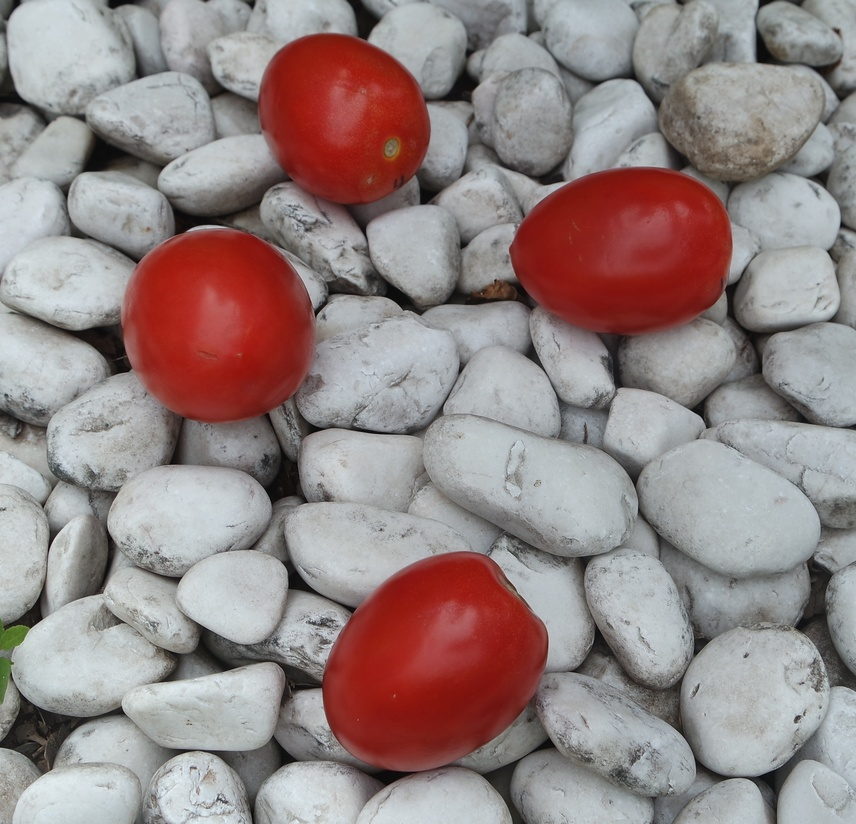
#> input picture Examen 2do Parcial/Jit1.JPG, 856 x 824 px, shrunk from 2833 x 2729 before the run
$ jupyter execute Examen_2_VA.ipynb
#> lines starting #> are read from the running program, lines starting #| are printed output that depends on the picture; after the words box and inside, x2 and y2 are one past the last pixel; in counts of white or black regions, pixels touching at a corner belong together
[cell 1]
import numpy as np
import matplotlib.pyplot as plt
from skimage.filters import threshold_otsu
import cv2

[cell 2]
def imprimir_imagen(img, titulo="", dims=(8, 8)):
    """Función que grafica y muestra una imagen con Pyplot de Matplotlib.
    :param img: (numpy array). Imagen que se desea graficar
    :param titulo: (string). Título de la gráfica
    :param dims: (tuple). Tamaño (figsize) del gráfico de Pyplot
    """
    plt.figure(figsize=dims)
    plt.title(titulo)
    plt.imshow(img)

Imagen a procesar

[cell 3]
sample_image = cv2.imread('Jit1.JPG')
#> sample_image is the input picture: shape (824, 856, 3); mean B, G, R 132.9, 133.5, 148.4
img = cv2.cvtColor(sample_image,cv2.COLOR_BGR2RGB)

"""plt.axis('off')
plt.imshow(img)"""
imprimir_imagen(img)

[cell 4]
img_hsv = cv2.cvtColor(img, cv2.COLOR_RGB2HSV)
#> img_hsv: shape (824, 856, 3); mean H, S, V 66.7, 44.3, 153

#Segmentacion por color

[cell 5]
# Elegimos el umbral de rojo en HSV
umbral_bajo1 = (170,100,100)
umbral_alto1 = (179,255,255)
# Elegimos el segundo umbral de rojo en HSV
umbral_bajo2 = (0,100,100)
umbral_alto2 = (10,255,255)
# hacemos la mask y filtramos en la original
mask1 = cv2.inRange(img_hsv, umbral_bajo1, umbral_alto1)
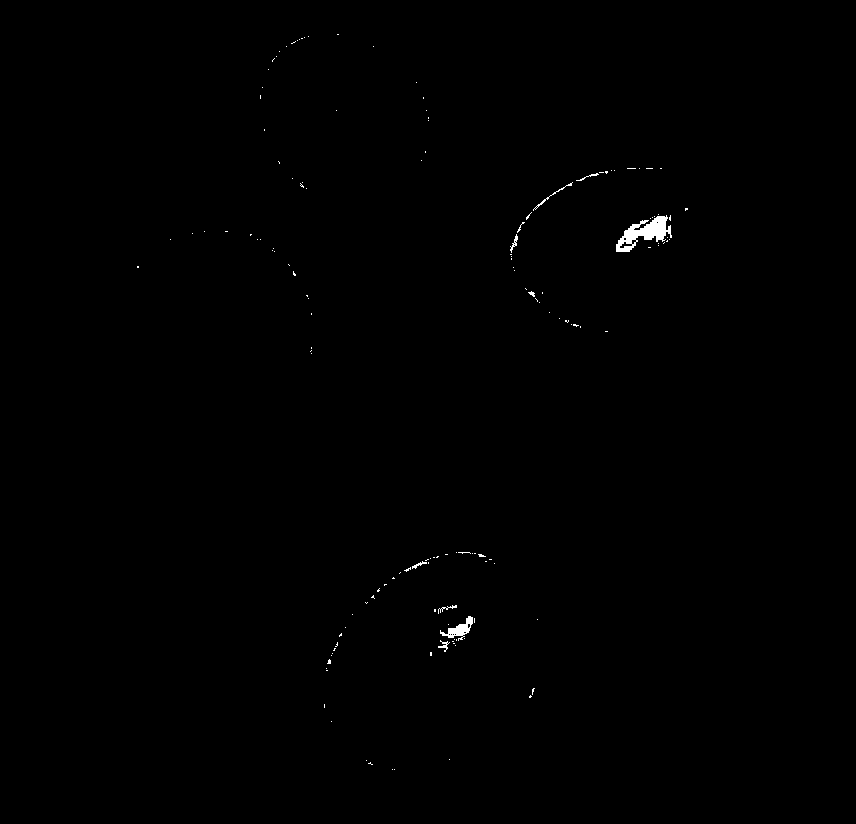
#> mask1: shape (824, 856); 0.28% white; 147 white regions (138 under 20 px), largest, box (x1, y1, x2, y2) and area: (616, 215, 672, 252) 910, (440, 616, 473, 641) 300, (533, 182, 573, 211) 74
mask2 = cv2.inRange(img_hsv, umbral_bajo2, umbral_alto2)
#> mask2: shape (824, 856); 16% white; 27 white regions (23 under 20 px), largest, box (x1, y1, x2, y2) and area: (324, 552, 547, 770) 34627, (122, 230, 313, 423) 28844, (511, 168, 732, 334) 27524, (258, 34, 430, 202) 21651
mask = mask1 + mask2
#> mask: shape (824, 856); 16.3% white; 18 white regions (14 under 20 px), largest, box (x1, y1, x2, y2) and area: (324, 552, 547, 770) 35273, (122, 230, 313, 423) 28884, (510, 168, 732, 334) 28759, (258, 34, 430, 202) 21706
res = cv2.bitwise_and(img, img, mask=mask)
# imprimimos los resultados

#plt.subplot(1, 2, 1)
#plt.imshow(mask, cmap='gray')
#plt.subplot(1, 2, 2)
imprimir_imagen(res)
#plt.show()

[cell 6]
img_blur = cv2.GaussianBlur(mask, (25,25), 0)
plt.figure(figsize=(8,8))
plt.imshow(img_blur, 'gray')

[cell 7]
edges = cv2.Canny(img_blur,50,150)
#> edges: shape (824, 856); 0.4% white in thin lines or dots, all inside (x1, y1, x2, y2) = (122, 33, 732, 770)
plt.figure(figsize=(8,8))
plt.imshow(edges, 'gray')

#Deteccion de Bordes

[cell 8]
kernel = np.ones((3,3), np.uint8)
dilatacion = cv2.dilate(edges, kernel, iterations = 5)
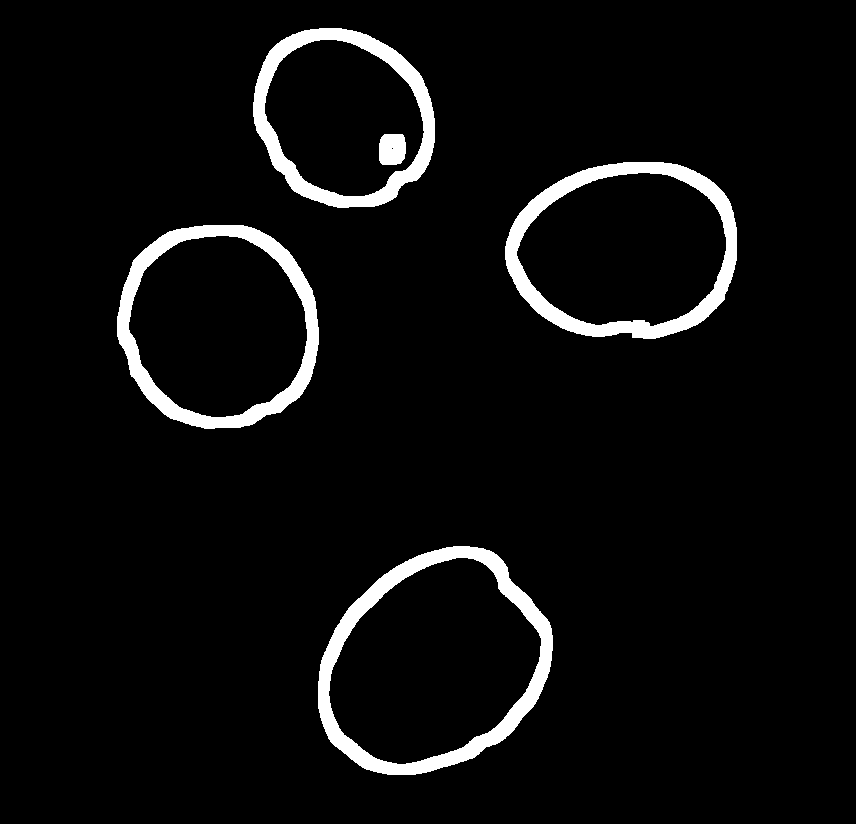
#> dilatacion: shape (824, 856); 4.9% white; 5 white regions
plt.figure(figsize=(8,8))
plt.imshow(dilatacion, 'gray')

# Encontrar Objetos

[cell 9]
contours,hierarchy = cv2.findContours(dilatacion,cv2.RETR_EXTERNAL, cv2.CHAIN_APPROX_SIMPLE)
#> contours = 4 contours; box (x1, y1, x2, y2) and area: (318, 546, 553, 775) 39832, (117, 225, 319, 429) 32833, (505, 162, 737, 339) 32822, (253, 28, 435, 208) 25497
for cnt in contours:
    x,y,w,h = cv2.boundingRect(cnt)
    masked_image = cv2.rectangle(img,(x,y),(x+w,y+h),(200,255,0),10)
#> this loop made 4 passes
#> (x, y, w, h) on passes 1 to 4: (318, 546, 235, 229), (117, 225, 202, 204), (505, 162, 232, 177), (253, 28, 182, 180)
#> pass 2, `masked_image = cv2.rectangle(img,(x,y),(x+w,y+h),(200,255,0),10)`:
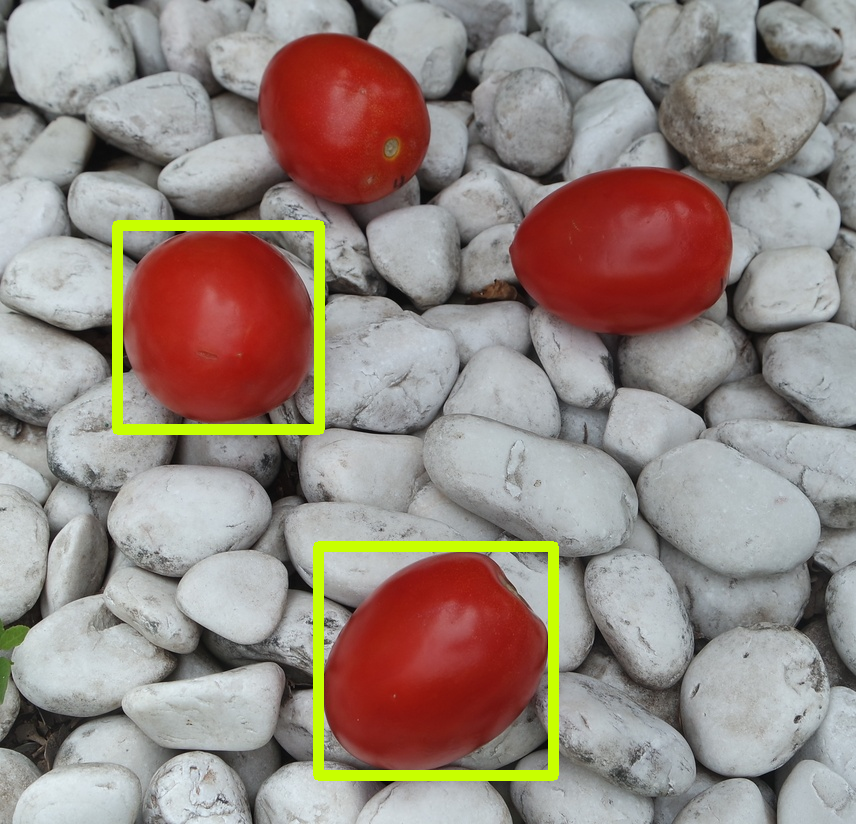
#> masked_image: shape (824, 856, 3); mean R, G, B 150.3, 136.9, 129.4
#> pass 3, `masked_image = cv2.rectangle(img,(x,y),(x+w,y+h),(200,255,0),10)`:
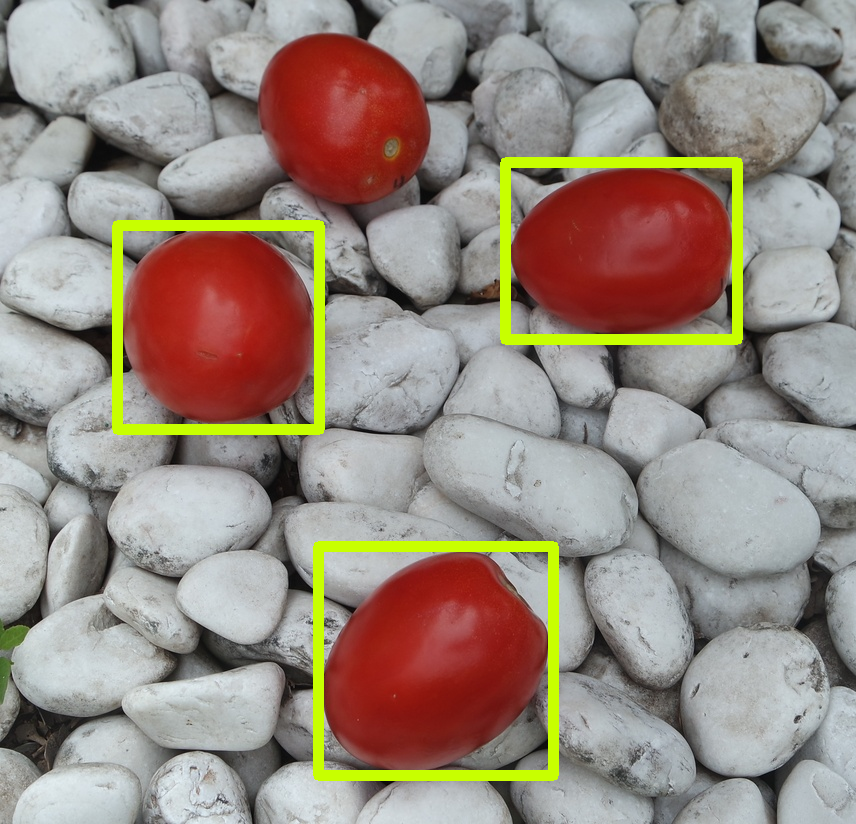
#> masked_image: shape (824, 856, 3); 1.27% of pixels changed, all inside (x1, y1, x2, y2) = (500, 157, 743, 345)
#> after the loop:
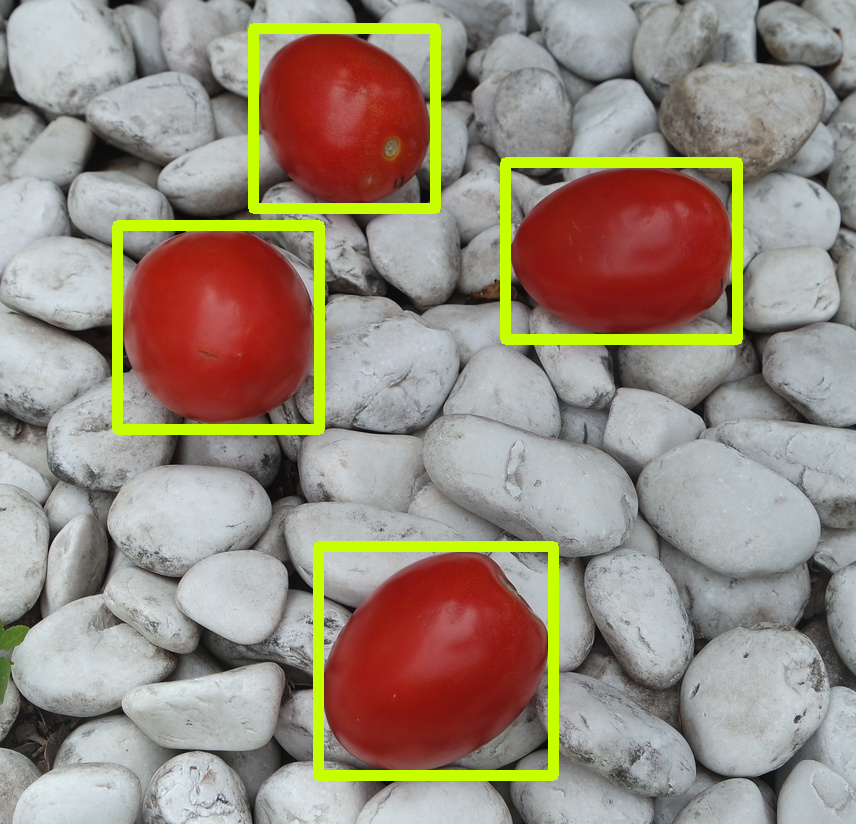
#> img: shape (824, 856, 3); mean R, G, B 152, 139.9, 126.3
plt.figure(figsize =(8,8))
plt.imshow(img)

[cell 10]
print("objetos {}".format(len(contours)))
#| objetos 4

[cell 11]
print ('hierarchy=',hierarchy)
#| hierarchy= [[[ 1 -1 -1 -1]
#|   [ 2  0 -1 -1]
#|   [ 3  1 -1 -1]
#|   [-1  2 -1 -1]]]

[cell 12]
cnt=contours[0]
#> cnt = contour of 294 points, box (x1, y1, x2, y2) (318, 546, 553, 775), area 39832
izquierdo_2 = tuple(cnt[cnt[:,:,0].argmin()][0])
#> izquierdo_2 = (318, 681)
derecho_2 = tuple(cnt[cnt[:,:,0].argmax()][0])
#> derecho_2 = (552, 650)
superior_2 = tuple(cnt[cnt[:,:,1].argmin()][0])
#> superior_2 = (453, 546)
inferior_2 = tuple(cnt[cnt[:,:,1].argmax()][0])
#> inferior_2 = (387, 774)

cnt=contours[1]
#> cnt = contour of 254 points, box (x1, y1, x2, y2) (117, 225, 319, 429), area 32833
izquierdo_3 = tuple(cnt[cnt[:,:,0].argmin()][0])
#> izquierdo_3 = (117, 316)
derecho_3 = tuple(cnt[cnt[:,:,0].argmax()][0])
#> derecho_3 = (318, 344)
superior_3 = tuple(cnt[cnt[:,:,1].argmin()][0])
#> superior_3 = (203, 225)
inferior_3 = tuple(cnt[cnt[:,:,1].argmax()][0])
#> inferior_3 = (204, 428)

cnt=contours[2]
#> cnt = contour of 267 points, box (x1, y1, x2, y2) (505, 162, 737, 339), area 32822
izquierdo_1 = tuple(cnt[cnt[:,:,0].argmin()][0])
#> izquierdo_1 = (505, 246)
derecho_1 = tuple(cnt[cnt[:,:,0].argmax()][0])
#> derecho_1 = (736, 260)
superior_1 = tuple(cnt[cnt[:,:,1].argmin()][0])
#> superior_1 = (623, 162)
inferior_1 = tuple(cnt[cnt[:,:,1].argmax()][0])
#> inferior_1 = (643, 338)

cnt=contours[3]
#> cnt = contour of 252 points, box (x1, y1, x2, y2) (253, 28, 435, 208), area 25497
izquierdo_4 = tuple(cnt[cnt[:,:,0].argmin()][0])
#> izquierdo_4 = (253, 102)
derecho_4 = tuple(cnt[cnt[:,:,0].argmax()][0])
#> derecho_4 = (434, 142)
superior_4 = tuple(cnt[cnt[:,:,1].argmin()][0])
#> superior_4 = (319, 28)
inferior_4 = tuple(cnt[cnt[:,:,1].argmax()][0])
#> inferior_4 = (337, 207)

[cell 13]
print("Punto Derecho",derecho_1)
#| Punto Derecho (736, 260)
print("Punto izquierdo",izquierdo_1)
#| Punto izquierdo (505, 246)

[cell 14]
print("Punto Derecho",derecho_2)
#| Punto Derecho (552, 650)

print("Punto izquierdo",izquierdo_2)
#| Punto izquierdo (318, 681)

[cell 15]
a=(superior_1[0],superior_1[1])
#> a = (623, 162)
b=(superior_2[0],superior_2[1])
#> b = (453, 546)
c=(superior_3[0],superior_3[1])
#> c = (203, 225)
d=(superior_4[0],superior_4[1])
#> d = (319, 28)

font = cv2.FONT_HERSHEY_SIMPLEX
cv2.putText(img,' B',a,font,5,(0,0,0),6,cv2.LINE_AA)
cv2.putText(img,' D',b,font,5,(0,0,0),6,cv2.LINE_AA)
cv2.putText(img,' C',c,font,5,(0,0,0),6,cv2.LINE_AA)
cv2.putText(img,' A',d,font,5,(0,0,0),6,cv2.LINE_AA)
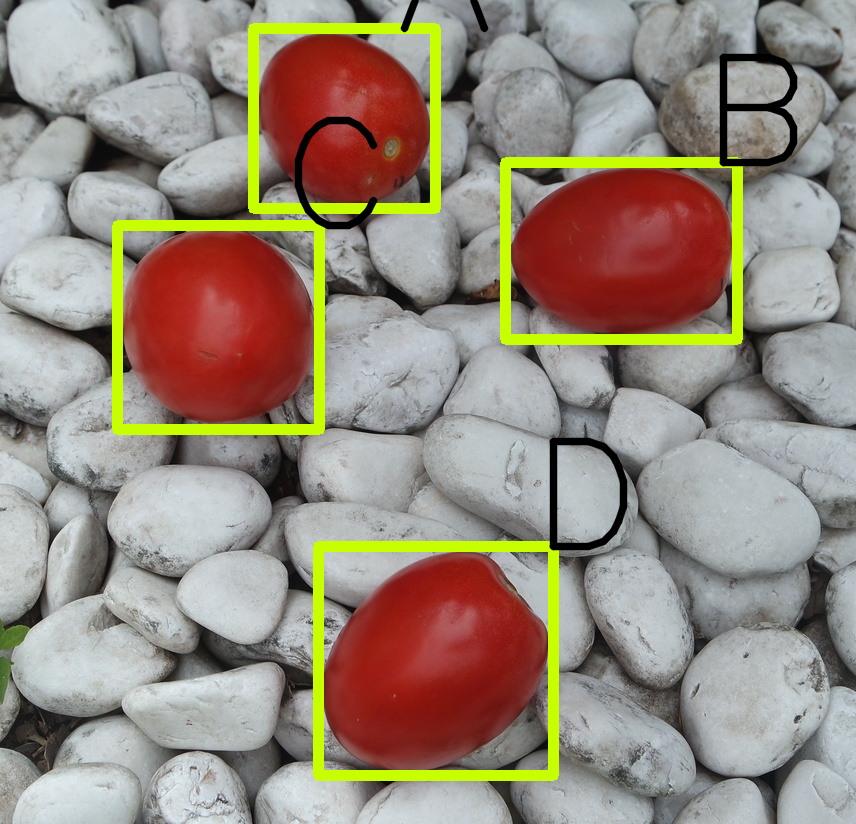
#> img: shape (824, 856, 3); mean R, G, B 150.4, 138.5, 125.1

imprimir_imagen(img)

[cell 16]
def distancia_euclideana(x1, x2):
    return np.sqrt(np.sum((x1 - x2)**2))

def dibujar_distancia(image, punto_inicio, punto_final):


  color = (0, 255, 0)

  # Line thickness of 9 px
  thickness = 9

  # Using cv2.line() method
  # Draw a diagonal green line with thickness of 9 px
  im = cv2.line(image, punto_inicio, punto_final, color, thickness)
  #distancia = distancia_euclideana(punto_inicio, punto_final)
  plt.figure(figsize=(8,8))
  plt.imshow(im)

[cell 17]
def producto_cruz1(N, M):
    product = np.cross(N,M)
    return product

def puntos_lineas(a, b, c, inicio =- 100, final = 100, saltos = 10):
  x = np.array(range(inicio, final)) / saltos
  if inicio > final:
    x = np.array(range(final, inicio)) / saltos

  y = (-c-a * x) / b

  return (list(x), list(y))


def producto_cruz(vector_1, vector_2):

    a_1, b_1, c_1 = vector_1
    a_2, b_2, c_2 = vector_2

    x = (b_1 * 1) - (b_2 * 1)
    y = -(a_1 * 1 - a_2 * 1)
    z = a_1 * b_2 - a_2 * b_1

    x = x / z
    y = y / z
    z = z / z

    return(x,y,z)


def recta_puntos(a_1, a_2, b_1, b_2):

  m1 = (a_1, b_1, 1)
  m2 = (a_2, b_2, 1)

  x, y, z = producto_cruz(m1, m2)
  if b_2 > b_1:
    x,y,z = producto_cruz(m2, m1)

  x_1, y_1 = puntos_lineas(x,y,1,a_1, a_2 + 1, 1)
  print(x_1, y_1)
  print('punto 1', a_1, b_1)
  print('punto 2', a_2, b_2)

  s = 30
  plt.title("Recta que conecta los puntos")
  plt.plot(x_1, y_1)
  plt.scatter(a_1, b_1, s, c = "red")
  plt.scatter(a_2, b_2, s, c = "red")
  plt.title

  return (x_1, y_1)

  pass

[cell 18]
a_1, b_1 = izquierdo_1
#> a_1 = 505; b_1 = 246
s_1, sb_1 = superior_1
#> s_1 = 623; sb_1 = 162
a_2, b_2 = derecho_1
#> a_2 = 736; b_2 = 260
c_1, d_1 = izquierdo_2
#> c_1 = 318; d_1 = 681
s_2, sb_2 = superior_2
#> s_2 = 453; sb_2 = 546
c_2, d_2 = derecho_2
#> c_2 = 552; d_2 = 650

[cell 19]
a,b = recta_puntos(c_1, c_2, d_1, d_2)
#> in recta_puntos, `m1 = (a_1, b_1, 1)`: m1 = (318, 681, 1)
#> in recta_puntos, `m2 = (a_2, b_2, 1)`: m2 = (552, 650, 1)
#> in producto_cruz, `a_1, b_1, c_1 = vector_1`: a_1 = 318; b_1 = 681; c_1 = 1
#> in producto_cruz, `a_2, b_2, c_2 = vector_2`: a_2 = 552; b_2 = 650; c_2 = 1
#> in producto_cruz, `x = (b_1 * 1) - (b_2 * 1)`: x = 31
#> in producto_cruz, `y = -(a_1 * 1 - a_2 * 1)`: y = 234
#> in producto_cruz, `z = a_1 * b_2 - a_2 * b_1`: z = -169212
#> in producto_cruz, `x = x / z`: x = -0.000183
#> in producto_cruz, `y = y / z`: y = -0.00138
#> in producto_cruz, `z = z / z`: z = 1
#> in recta_puntos, `x, y, z = producto_cruz(m1, m2)`: x = -0.000183; y = -0.00138; z = 1
#> in puntos_lineas, `y = (-c-a * x) / b`: y = 235 values, max 681 at index 0, min 650 at index 234, mean 665.5
#> in recta_puntos, `x_1, y_1 = puntos_lineas(x,y,1,a_1, a_2 + 1, 1)`: x_1 = 235 values from 318 to 552; y_1 has the same summary as y in puntos_lineas
#> (printed output is left out)
#> a = 235 values from 318 to 552; b has the same summary as y in puntos_lineas
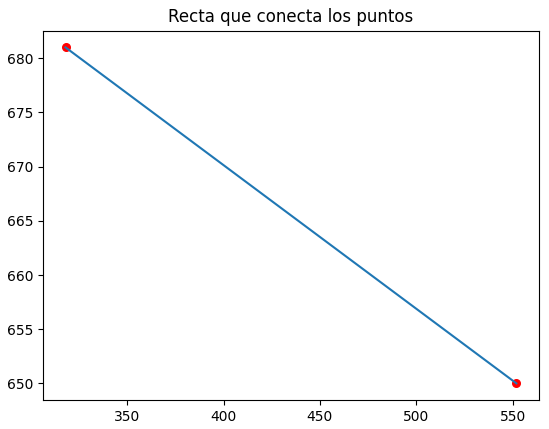
#> figure drawn by matplotlib, 1 panel; curve peaks at x = 318, y = 681

#Distancia de los objetos B y D

[cell 20]
x_2=(izquierdo_1[0],izquierdo_1[1])
#> x_2 = (505, 246)
y_2=(derecho_1[0],derecho_1[1])
#> y_2 = (736, 260)

a = inferior_2[0] - izquierdo_2[0]
#> a = 69
b = inferior_2[1] - izquierdo_2[1]
#> b = 93
xa_1=(a,b)
#> xa_1 = (69, 93)
c = derecho_2[0]-superior_2[0]
#> c = 99
d = derecho_2[1]-superior_2[1]
#> d = 104
ya_1=(c,d)
#> ya_1 = (99, 104)

x_1=(izquierdo_2[0] - xa_1[0],izquierdo_2[1]+ xa_1[1])
#> x_1 = (249, 774)
y_1=(derecho_2[0] + ya_1[0],derecho_2[1] - ya_1[1])
#> y_1 = (651, 546)

dibujar_distancia(sample_image,x_1, y_1)

[cell 21]
distancia_euclideana(x_2[0], y_2[0])
#> Out = 231

[cell 22]
distancia_euclideana(x_1[0], y_1[0])
#> Out = 402
